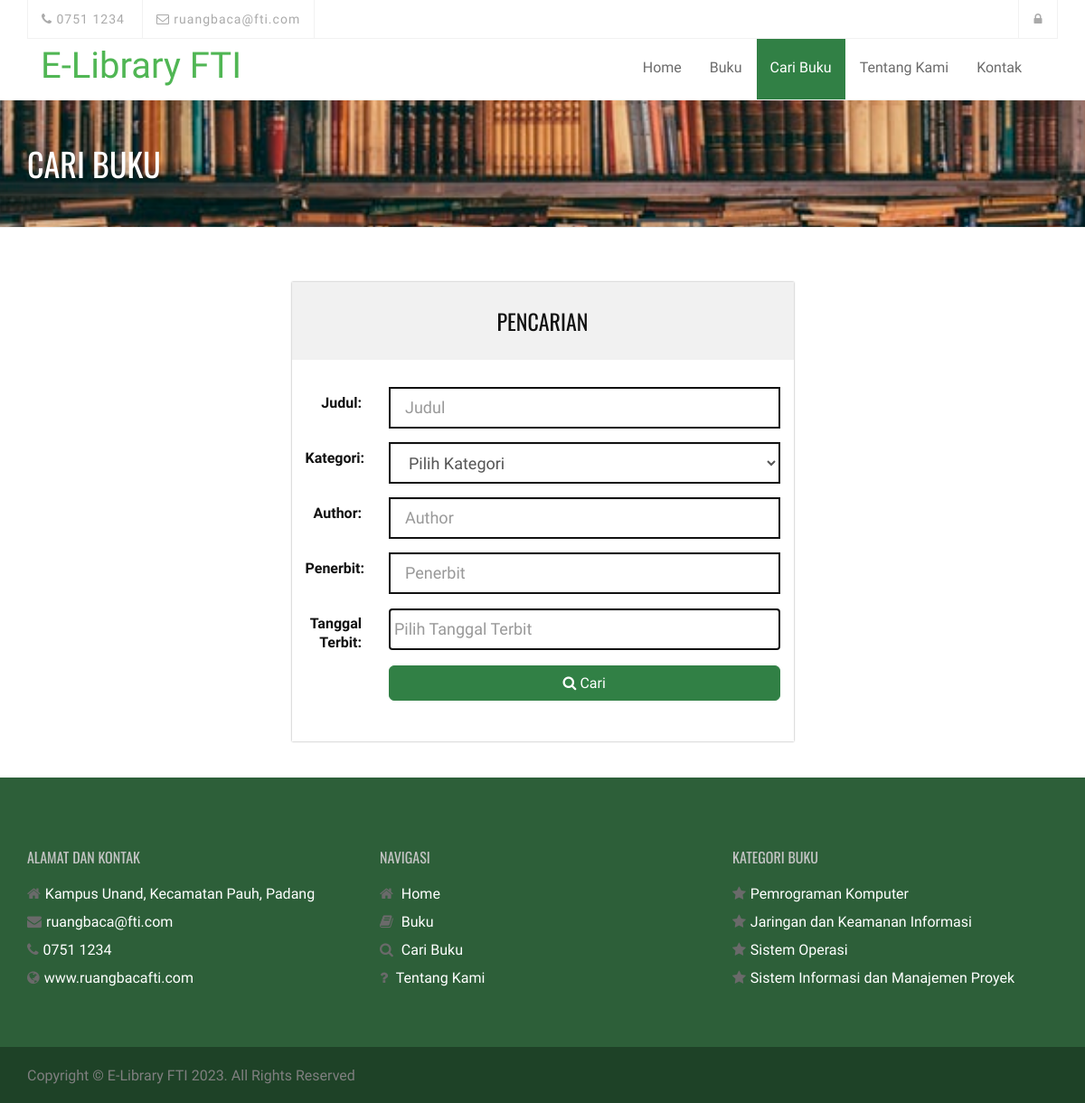
The app's page /index.php?q=find with its own data.
### tables this page shows
CREATE TABLE `tblcategory` (
  `CategoryId` int(11) NOT NULL,
  `Category` varchar(125) NOT NULL,
  `DDecimal` varchar(90) NOT NULL
);

### index.php (called while the page is built, shortened)
<?php
require_once("include/initialize.php");
$view = (isset($_GET['q']) && $_GET['q'] != '') ? $_GET['q'] : '';
switch ($view) {
  case 'find':
    $title = "Cari Buku";
   break;
}
require_once("theme/templates.php");
?>

### include/database.php (called while the page is built, shortened)
<?php
class Database {
    var $sql_string = '';
    private $conn;
    public function open_connection() {
        $this->conn = mysqli_connect(server, user, pass);
        if (!$this->conn) {
            echo "Problem in database connection! Contact administrator!";
            exit();
        } else {
            $db_select = mysqli_select_db($this->conn, database_name);
        }
    }
    function setQuery($sql = '') {
        $this->sql_string = $sql;
    }
    function executeQuery() {
        $result = mysqli_query($this->conn, $this->sql_string);
        return $result;
    }
    private function confirm_query($result) {
        return $result;
    }
    function loadResultList($key = '') {
        $cur = $this->executeQuery();
        $array = array();
        while ($row = mysqli_fetch_object($cur)) {
            if ($key) {
                $array[$row->$key] = $row;
            } else {
                $array[] = $row;
            }
        }
        return $array;
    }
}
$mydb = new Database();
?>

### filterBooks.php (the view, shortened to what this page needs)
  <?php if (!isset($_POST['search'])){   ?>
       <section id="service-section">
           <div class="container">
               <div class="row">
                      <div class="col-md-3"></div>
                       <div class="col-md-6">
                             <form class="form-horizontal span4" action="#.php" method="POST" autocomplete="off">
                           <div class="pricing">
                               <div class="pricing-header">
                                 <h3>Pencarian</h3>
                               </div>
                               <div class="pricing-body">
                                    <div class="form-group" id="BookTitle">
                                           <div class="row">
                                             <label class="col-md-2 control-label" for=
                                             "BookTitle">Judul:</label>
                                             <div class="col-md-10">
                                                <input class="form-control input-lg" id="BookTitle" name="BookTitle" placeholder=
                                                                     "Judul" type="text" value="">
                                             </div>
                                           </div>
                                         </div>
                                         <div class="form-group" id="Category">
                                           <div class="row">
                                            <label class="col-md-2 control-label" for=
                                               "Category">Kategori:</label>
                                               <div class="col-md-10">
                                                <select class="form-control input-lg" name="Category" id="Category">
                                                   <option value="">Pilih Kategori</option>
                                                   </select>
                                               </div>
                                           </div>
                                         </div>
                                         <div class="form-group" id="Author">
                                           <div class="row">
                                              <label class="col-md-2 control-label" for=
                                               "Author">Author:</label>
                                               <div class="col-md-10">
                                                 <input class="form-control input-lg" id="Author" name="Author" type=
                                                 "text" placeholder="Author">
                                               </div>
                                           </div>
                                         </div>
                                          <div class="form-group" id="BookPublisher">
                                           <div class="row">
                                              <label class="col-md-2 control-label" for=
                                               "BookPublisher">Penerbit:</label>
                                               <div class="col-md-10">
                                                 <input class="form-control input-lg" id="BookPublisher" name="BookPublisher" type=
                                                 "text" placeholder="Penerbit">
                                               </div>
                                           </div>
                                         </div>
                                          <div class="form-group" id="PublishDate">
                                           <div class="row">
                                              <label class="col-md-2 control-label" for=
                                               "PublishDate">Tanggal Terbit:</label>
                                               <div class="col-md-10">
                                                 <input class="form-control input-lg datepicker" id="datepicker" name="PublishDate" type=
                                                 "text" placeholder="Pilih Tanggal Terbit"   data-inputmask="'alias': 'date'">
                                               </div>
                                           </div>
                                         </div>
                                       <div class="form-group" id="subjcode">
                                           <div class="row">
                                              <div class="col-md-2"></div>
                                               <div class="col-md-10">
                                                  <button type="submit" name="search" class="btn btn-primary btn-lg" style="width: 100%"><i class="fa fa-search"></i> Cari</button>
                                               </div>
                                           </div>
                                         </div>
                               </div>
                           </div>
                       </form>
                       </div>
                       <div class="col-md-3"></div>
               </div>
           </div>
       </section>
<?php }?>

### theme/templates.php (shortened to what this page needs)
<!DOCTYPE html>
<?php  $q = isset($_GET['q']) ? $_GET['q'] :'';?>
<html lang="en">
    <head>
        <link rel="stylesheet" href="<?php echo web_root;?>asset/bootstrap/css/bootstrap.min.css" type="text/css">
        <link rel="stylesheet" href="<?php echo web_root;?>asset/font-awesome/css/font-awesome.min.css" type="text/css">
        <link rel="stylesheet" href="<?php echo web_root;?>asset/css/owl.carousel.css" type="text/css">
        <link rel="stylesheet" href="<?php echo web_root;?>asset/css/owl.theme.css" type="text/css">
        <link rel="stylesheet" href="<?php echo web_root;?>asset/css/owl.transitions.css" type="text/css">
        <link rel="stylesheet" type="text/css" href="<?php echo web_root;?>asset/css/animate.css">
        <link rel="stylesheet" type="text/css" href="<?php echo web_root;?>asset/css/lightbox.css">
        <link rel="stylesheet" type="text/css" href="<?php echo web_root;?>asset/css/style.css">
        <link rel="stylesheet" type="text/css" href="<?php echo web_root;?>asset/css/responsive.css">
        <link href="<?php echo web_root;?>admin/dist/css/datepicker.css" rel="stylesheet" />
        <link href="<?php echo web_root;?>admin/dist/css/dataTables.bootstrap4.min.css" rel="stylesheet" />
    </head>
    <body>
        <header class="clearfix">
            <div class="container">
                <div class="row">
                    <div class="col-md-12">
                        <div class="top-bar">
                            <div class="row">
                                <div class="col-md-6">
                                    <ul class="contact-details">
                                        <li><a href="#"><i class="fa fa-phone"></i> 0751 1234 </a>
                                        </li>
                                        <li><a href="#"><i class="fa fa-envelope-o"></i> ruangbaca@fti.com </a>
                                        </li>
                                    </ul>
                                </div>
                                <div class="col-md-6">
                                    <ul class="social-list">
                                            <?php if (isset($_SESSION['BorrowerId'])) {
                                                echo '<li><a class="active" href="'.web_root.'logout.php"><i class="fa fa-sign-out"></i></a></li>';
                                                echo '<li><a class="active" href="'.web_root.'borrower/"><i class="fa fa-user"></i></a></li>';
                                            }else{
                                                echo '<li><a class="active" href="'.web_root.'index.php?q=login"><i class="fa fa-lock"></i></a></li>';
                                            }
                                        ?>
                                    </ul>
                                </div>
                            </div>
                        </div>
                    </div>
                </div>
            </div>
            <div class="navbar navbar-default navbar-top">
                <div class="container">
                    <div class="navbar-header">
                        <a class="navbar-brand" href="<?php echo web_root;?>">E-Library FTI</a>
                    </div>
                    <div class="navbar-collapse collapse">
                        <ul class="nav navbar-nav navbar-right">
                            <li>
                                <a class="<?php echo ($q=='')? 'active' : ''?>" href="<?php echo web_root;?>">Home</a>
                            </li>
                            <li >
                                <a class="<?php echo ($q=='books' || $q=='borrow' || $q=='bookdetails')? 'active' : ''?>" href="<?php echo web_root;?>index.php?q=books">Buku</a>
                            </li>
                            <li>
                                <a  class="<?php echo ($q=='find')? 'active' : ''?>" href="<?php echo web_root;?>index.php?q=find">Cari Buku</a>
                            </li>
                            <li>
                                <a  class="<?php echo ($q=='about')? 'active' : ''?>" href="<?php echo web_root;?>index.php?q=about">Tentang Kami</a>
                            </li>
                            <li >
                            	<a class="<?php echo ($q=='contact')? 'active' : ''?>" href="<?php echo web_root;?>index.php?q=contact">Kontak</a>
                            </li>
                        </ul>
                    </div>
                </div>
            </div>
        </header>
        <?php
        if ($q!='') {
          echo '<div class="page-header">
              <div class="overlay">
                  <div class="container">
                      <div class="row">
                          <div class="col-md-12">
                              <h1>'.$title.'</h1>
                          </div>
                      </div>
                  </div>
              </div>
          </div>';
        }
        ?>
		<?php  require_once $content; ?>
        <section id="footer-section" class="footer-section">
            <div class="container">
                <div class="row">
                    <div class="col-md-4">
                        <div class="section-heading-2">
                            <h3 class="section-title">
                                <span>Alamat dan Kontak</span>
                            </h3>
                        </div>
                        <div class="footer-address">
                            <ul>
                                <li class="footer-contact"><i class="fa fa-home"></i>Kampus Unand, Kecamatan Pauh, Padang</li>
                                <li class="footer-contact"><i class="fa fa-envelope"></i><a href="#">ruangbaca@fti.com</a></li>
                                <li class="footer-contact"><i class="fa fa-phone"></i>0751 1234</li>
                                <li class="footer-contact"><i class="fa fa-globe"></i><a href="#" target="_blank">www.ruangbacafti.com</a></li>
                            </ul>
                        </div>
                    </div>
                    <div class="col-md-4">
                        <div class="section-heading-2">
                            <h3 class="section-title">
                                <span>Navigasi</span>
                            </h3>
                        </div>
                        <div class="footer-address">
                            <ul>
                                <li class="footer-contact"><i class="fa fa-home"></i> <a href="<?php echo web_root;?>" target="_blank">Home</a></li>
                                <li class="footer-contact"><i class="fa fa-book"></i> <a href="<?php echo web_root;?>index.php?q=books">Buku</a></li>
                                <li class="footer-contact"><i class="fa fa-search"></i> <a href="<?php echo web_root;?>index.php?q=find" target="_blank">Cari Buku</a></li>
                                <li class="footer-contact"><i class="fa fa-question"></i> <a href="#" target="<?php echo web_root;?>index.php?q=about">Tentang Kami</a></li>
                            </ul>
                        </div>
                    </div>
                    <div class="col-md-4">
                        <div class="section-heading-2">
                            <h3 class="section-title">
                                <span>Kategori Buku</span>
                            </h3>
                        </div>
                        <div class="footer-address">
                            <ul>
                                <?php
                                    $sql = "SELECT * FROM tblcategory LIMIT 4";
                                    $mydb->setQuery($sql);
                                    $res = $mydb->loadResultList();
                                    foreach ($res as $object) {
                                        echo '<li class="footer-contact"><i class="fa fa-star"></i>'.$object->Category.'</li>';
                                    }
                                ?>
                            </ul>
                        </div>
                    </div>
                </div>
            </div>
        </section>
        <div id="copyright-section" class="copyright-section">
            <div class="container">
                <div class="row">
                    <div class="col-md-7">
                        <div class="copyright">
                            Copyright © E-Library FTI 2023. All Rights Reserved
                        </div>
                    </div>
                </div>
            </div>
        </div>
    </body>
</html>

### asset/css/lightbox.css (style rules this page uses)
body:after { content: url(../images/close.png) url(../images/loading.gif) url(../images/prev.png) url(../images/next.png); display: none; }

### records on screen
tblcategory: Category "Pemrograman Komputer"
tblcategory: Category "Jaringan dan Keamanan Informasi"
tblcategory: Category "Sistem Operasi"
tblcategory: Category "Sistem Informasi dan Manajemen Proyek"

### other values on screen
$title "CARI BUKU"
